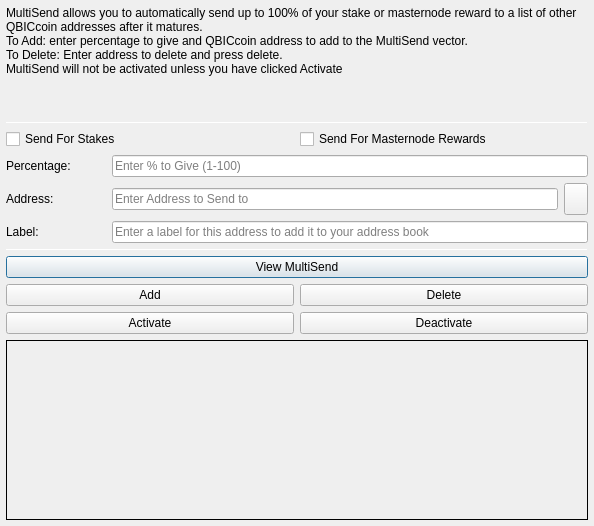
<?xml version="1.0" encoding="UTF-8"?>
<ui version="4.0">
 <class>MultiSendDialog</class>
 <widget class="QDialog" name="MultiSendDialog">
  <property name="windowModality">
   <enum>Qt::NonModal</enum>
  </property>
  <property name="geometry">
   <rect>
    <x>0</x>
    <y>0</y>
    <width>594</width>
    <height>526</height>
   </rect>
  </property>
  <property name="windowTitle">
   <string>MultiSend</string>
  </property>
  <layout class="QVBoxLayout" name="verticalLayout" stretch="0">
   <property name="leftMargin">
    <number>6</number>
   </property>
   <property name="topMargin">
    <number>6</number>
   </property>
   <property name="rightMargin">
    <number>6</number>
   </property>
   <property name="bottomMargin">
    <number>6</number>
   </property>
   <item>
    <layout class="QVBoxLayout" name="verticalLayout_Main" stretch="1,1,1,0,1,1,1">
     <item>
      <widget class="QLabel" name="label_2">
       <property name="lineWidth">
        <number>1</number>
       </property>
       <property name="text">
        <string>MultiSend allows you to automatically send up to 100% of your stake or masternode reward to a list of other QBICcoin addresses after it matures.
To Add: enter percentage to give and QBICcoin address to add to the MultiSend vector.
To Delete: Enter address to delete and press delete.
MultiSend will not be activated unless you have clicked Activate</string>
       </property>
       <property name="alignment">
        <set>Qt::AlignLeading|Qt::AlignLeft|Qt::AlignTop</set>
       </property>
       <property name="wordWrap">
        <bool>true</bool>
       </property>
      </widget>
     </item>
     <item>
      <widget class="Line" name="line">
       <property name="minimumSize">
        <size>
         <width>0</width>
         <height>1</height>
        </size>
       </property>
       <property name="maximumSize">
        <size>
         <width>16777215</width>
         <height>1</height>
        </size>
       </property>
       <property name="orientation">
        <enum>Qt::Horizontal</enum>
       </property>
      </widget>
     </item>
     <item>
      <layout class="QVBoxLayout" name="verticalLayout_Settings">
       <item>
        <layout class="QHBoxLayout" name="horizontalLayout">
         <item>
          <widget class="QCheckBox" name="multiSendStakeCheckBox">
           <property name="text">
            <string>Send For Stakes</string>
           </property>
          </widget>
         </item>
         <item>
          <widget class="QCheckBox" name="multiSendMasternodeCheckBox">
           <property name="text">
            <string>Send For Masternode Rewards</string>
           </property>
          </widget>
         </item>
        </layout>
       </item>
       <item>
        <layout class="QHBoxLayout" name="horizontalLayout_6">
         <item>
          <widget class="QLabel" name="label">
           <property name="minimumSize">
            <size>
             <width>100</width>
             <height>0</height>
            </size>
           </property>
           <property name="toolTip">
            <string>Percentage of stake to send</string>
           </property>
           <property name="text">
            <string>Percentage:</string>
           </property>
          </widget>
         </item>
         <item>
          <widget class="QLineEdit" name="multiSendPercentEdit">
           <property name="toolTip">
            <string>Enter whole numbers 1 - 100</string>
           </property>
           <property name="placeholderText">
            <string>Enter % to Give (1-100)</string>
           </property>
          </widget>
         </item>
        </layout>
       </item>
       <item>
        <layout class="QHBoxLayout" name="horizontalLayout_7">
         <item>
          <widget class="QLabel" name="label_5">
           <property name="minimumSize">
            <size>
             <width>100</width>
             <height>0</height>
            </size>
           </property>
           <property name="toolTip">
            <string>Address to send portion of stake to</string>
           </property>
           <property name="text">
            <string>Address:</string>
           </property>
          </widget>
         </item>
         <item>
          <widget class="QLineEdit" name="multiSendAddressEdit">
           <property name="toolTip">
            <string/>
           </property>
           <property name="placeholderText">
            <string>Enter Address to Send to</string>
           </property>
          </widget>
         </item>
         <item>
          <widget class="QToolButton" name="addressBookButton">
           <property name="maximumSize">
            <size>
             <width>16777215</width>
             <height>32</height>
            </size>
           </property>
           <property name="toolTip">
            <string>Choose an address from the address book</string>
           </property>
           <property name="text">
            <string/>
           </property>
           <property name="icon">
            <iconset resource="../qbiccoin.qrc">
             <normaloff>:/icons/address-book</normaloff>:/icons/address-book</iconset>
           </property>
           <property name="shortcut">
            <string>Alt+A</string>
           </property>
          </widget>
         </item>
        </layout>
       </item>
      </layout>
     </item>
     <item>
      <layout class="QHBoxLayout" name="horizontalLayout_3">
       <item>
        <widget class="QLabel" name="label_3">
         <property name="minimumSize">
          <size>
           <width>100</width>
           <height>0</height>
          </size>
         </property>
         <property name="text">
          <string>Label:</string>
         </property>
        </widget>
       </item>
       <item>
        <widget class="QLineEdit" name="labelAddressLabelEdit">
         <property name="placeholderText">
          <string>Enter a label for this address to add it to your address book</string>
         </property>
        </widget>
       </item>
      </layout>
     </item>
     <item>
      <widget class="Line" name="line_2">
       <property name="minimumSize">
        <size>
         <width>0</width>
         <height>1</height>
        </size>
       </property>
       <property name="maximumSize">
        <size>
         <width>16777215</width>
         <height>1</height>
        </size>
       </property>
       <property name="orientation">
        <enum>Qt::Horizontal</enum>
       </property>
      </widget>
     </item>
     <item>
      <layout class="QVBoxLayout" name="verticalLayout_Buttons">
       <item>
        <layout class="QHBoxLayout" name="horizontalLayout_4">
         <item>
          <widget class="QPushButton" name="viewButton">
           <property name="toolTip">
            <string/>
           </property>
           <property name="statusTip">
            <string>View MultiSend Vector</string>
           </property>
           <property name="text">
            <string>View MultiSend</string>
           </property>
          </widget>
         </item>
        </layout>
       </item>
       <item>
        <layout class="QHBoxLayout" name="horizontalLayout_2">
         <item>
          <widget class="QPushButton" name="addButton">
           <property name="toolTip">
            <string/>
           </property>
           <property name="statusTip">
            <string>Add to MultiSend Vector</string>
           </property>
           <property name="text">
            <string>Add</string>
           </property>
          </widget>
         </item>
         <item>
          <widget class="QPushButton" name="deleteButton">
           <property name="toolTip">
            <string/>
           </property>
           <property name="statusTip">
            <string>Delete Address From MultiSend Vector</string>
           </property>
           <property name="text">
            <string>Delete</string>
           </property>
          </widget>
         </item>
        </layout>
       </item>
       <item>
        <layout class="QHBoxLayout" name="horizontalLayout_5">
         <item>
          <widget class="QPushButton" name="activateButton">
           <property name="statusTip">
            <string>Activate MultiSend</string>
           </property>
           <property name="text">
            <string>Activate</string>
           </property>
          </widget>
         </item>
         <item>
          <widget class="QPushButton" name="disableButton">
           <property name="statusTip">
            <string>Deactivate MultiSend</string>
           </property>
           <property name="text">
            <string>Deactivate</string>
           </property>
          </widget>
         </item>
        </layout>
       </item>
      </layout>
     </item>
     <item>
      <widget class="QLabel" name="message">
       <property name="minimumSize">
        <size>
         <width>0</width>
         <height>180</height>
        </size>
       </property>
       <property name="frameShape">
        <enum>QFrame::Panel</enum>
       </property>
       <property name="frameShadow">
        <enum>QFrame::Plain</enum>
       </property>
       <property name="lineWidth">
        <number>1</number>
       </property>
       <property name="midLineWidth">
        <number>1</number>
       </property>
       <property name="text">
        <string/>
       </property>
       <property name="alignment">
        <set>Qt::AlignLeading|Qt::AlignLeft|Qt::AlignTop</set>
       </property>
       <property name="wordWrap">
        <bool>true</bool>
       </property>
      </widget>
     </item>
    </layout>
   </item>
  </layout>
 </widget>
 <resources>
  <include location="../qbiccoin.qrc"/>
 </resources>
 <connections/>
</ui>
